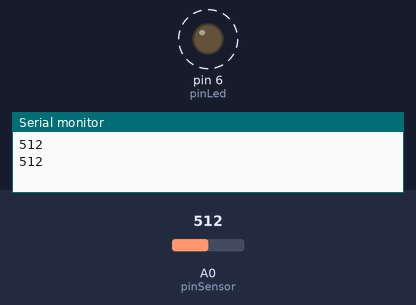
This sketch was run on a simulated Arduino Uno, built with avr-gcc and run on an emulated ATmega328P. Shown: output pins drawn as LEDs (lit = HIGH), the last lines printed to the serial monitor. Dashed ring = blinking. The inputs (shaded band) are chosen by the test bench; at power-on: A0 (pinSensor) = 512.

Above: at 1.8 s.
1.9 s: A0 (pinSensor) set to 306
At 2.2 s:
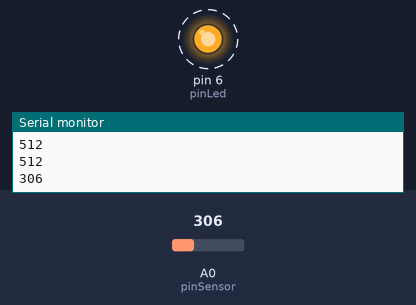
5.4 s: A0 (pinSensor) set to 122
At 5.56 s:
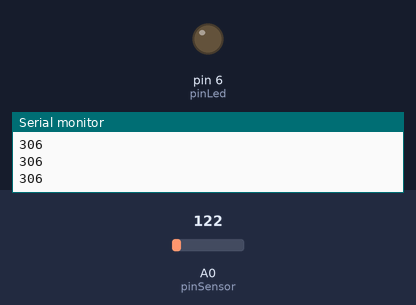
Timing chart, 0 to 14.9 s (numbered marks = the images above; inputs shaded):
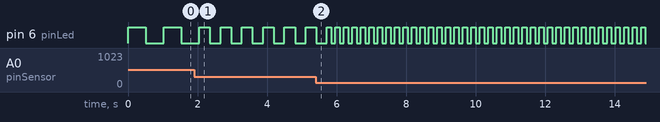

The sketch:

sketch_sep29b.ino
```cpp
int pinSensor = A0;
int pinLed = 6;
int nilaiSensor = 0;

void setup() {
  // put your setup code here, to run once:
  Serial.begin (9600);
  pinMode (pinLed, OUTPUT);
}

void loop() {
  // put your main code here, to run repeatedly:
  nilaiSensor = analogRead(pinSensor);

  Serial.println(nilaiSensor);

  digitalWrite(pinLed, HIGH);
  delay(nilaiSensor);

  digitalWrite(pinLed, LOW);
  delay(nilaiSensor);
}
```

Measured:
- after the input at 1.9 s, pin 6 (pinLed): alternates HIGH for 0.31 s and LOW for 0.31 s, starting after 0.46 s
- by itself, pin 6 (pinLed): alternates HIGH for 0.51 s and LOW for 0.51 s
